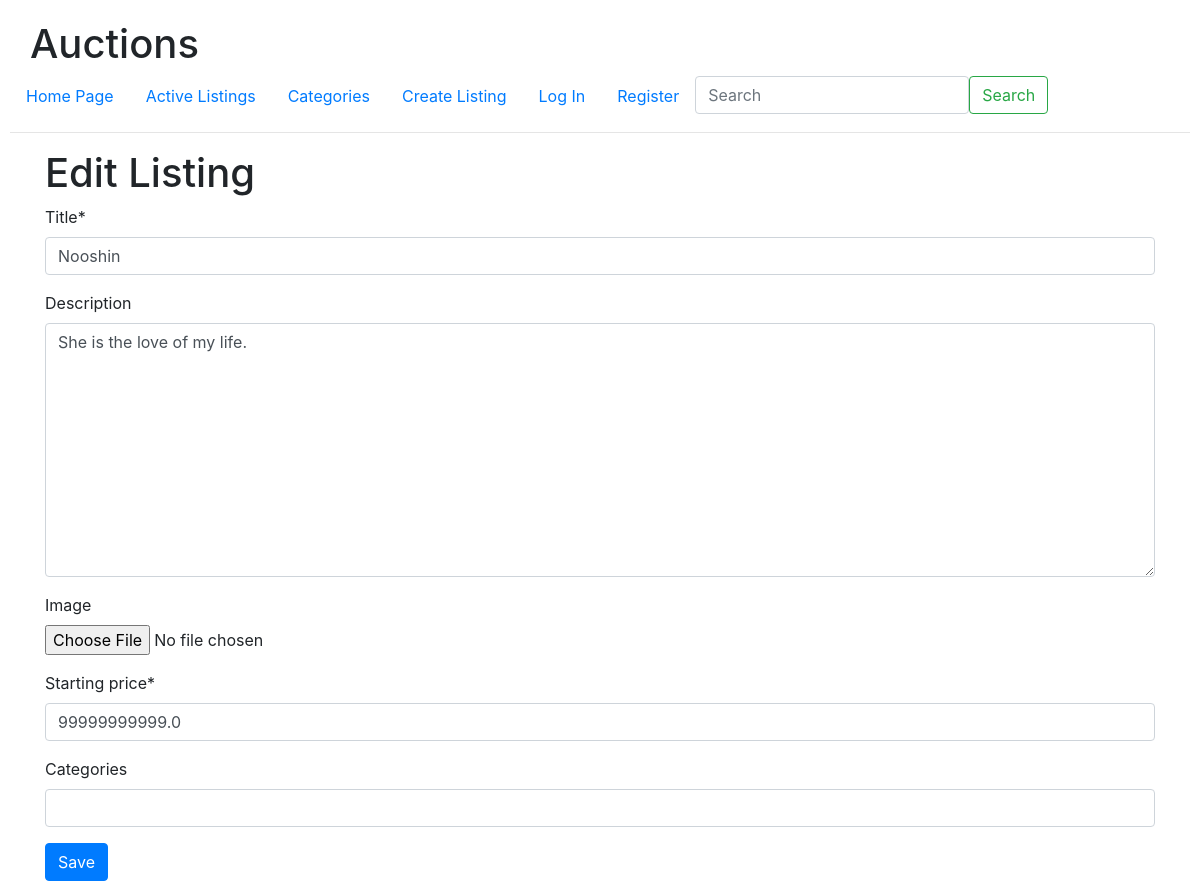
/auction/listings/18/edit/, run on an earlier commit of the app's database.
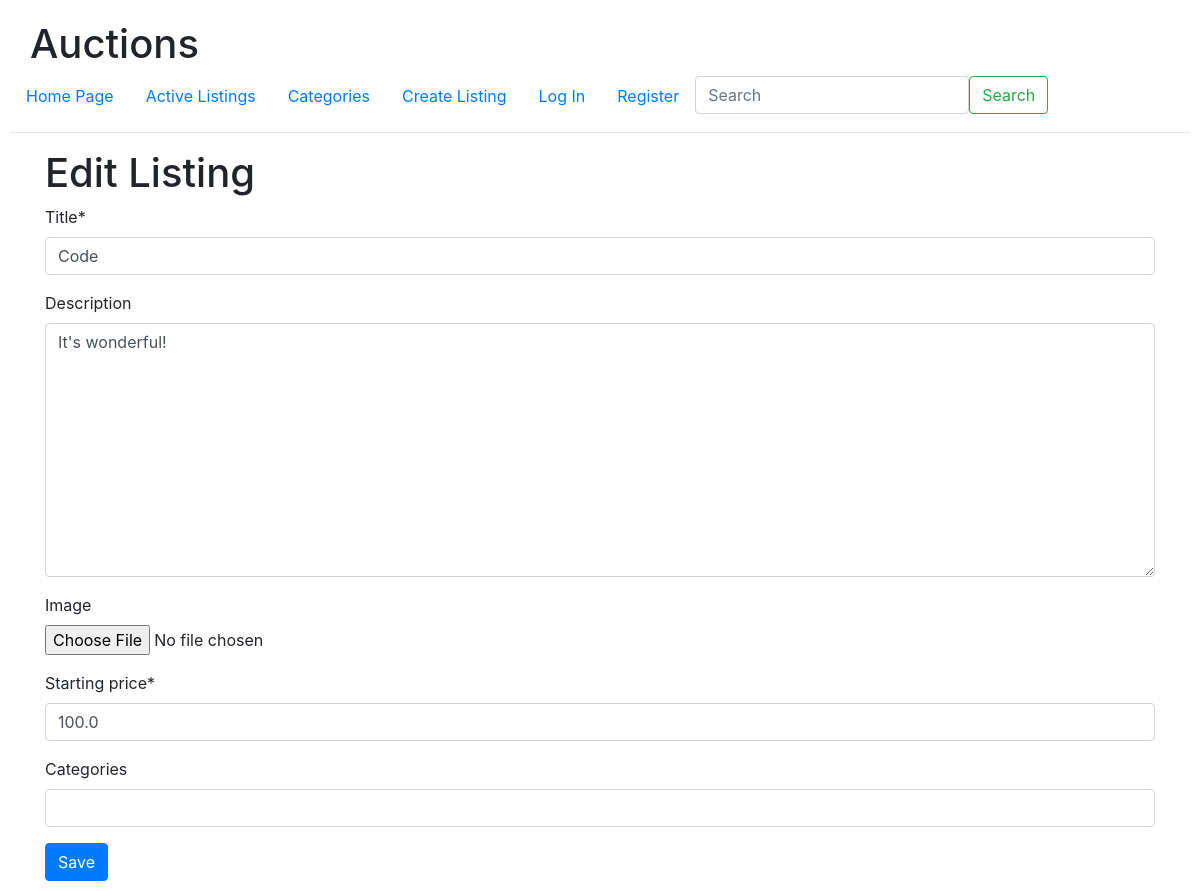
And on a later commit of the database.
### Auction/models.py (models this page shows)
class Listing(models.Model):
    title = models.CharField(max_length=20)
    description = models.TextField(blank=True, null=True)
    user = models.ForeignKey(User, related_name='listings', on_delete=models.CASCADE)
    watchers = models.ManyToManyField(User, related_name='watchlist', blank=True)
    category = models.ManyToManyField(Category, related_name='listings', blank=True)
    created_at = models.DateTimeField(auto_now_add=True)
    updated_at = models.DateTimeField(auto_now=True)
    starting_price = models.FloatField()
    image = models.ImageField(upload_to='uploads/', blank=True, null=True)

### Auction/views.py (the view, shortened to what this page needs)
# urls.py: path('listings/<int:id>/edit/', edit_listing_view, name='edit_listing'),
def edit_listing_view(request, id=None):
    try:
        listing = Listing.objects.get(id=id)
        categories = ' '.join([category.name for category in listing.category.all()])
        listing_context = {
            'title': listing.title,
            'description': listing.description,
            'starting_price': listing.starting_price,
            'image': listing.image,
            'categories': categories,
        }
        form = CreateListingForm(listing_context)
        context = {
            'form': form,
            'method': 'edit'
        }
    except:
        raise Http404
    return render(request, 'auction/create-edit.html', context=context)

### Auction/forms.py
class CreateListingForm(forms.ModelForm):
    class Meta:
        model = Listing
        fields = ['title', 'description', 'image', 'starting_price']
    categories = forms.CharField(max_length=150, required=False)

### templates/auction/create-edit.html (shortened to what this page needs)
{% extends 'layout.html' %}
{% block body %}
{% load crispy_forms_tags %}
<div class="container py">
    <h1>
        {% if method == 'create' %}
        Create Listing
        {% elif method == 'edit' %}
        Edit Listing
        {% endif %}
    </h1>
<form action="." method="post" enctype='multipart/form-data'>
    {{ form|crispy }}
    {% if method == 'create' %}
    <input class="btn btn-primary" type="submit" value="Create">
    {% elif method == 'edit' %}
    <input class="btn btn-primary" type="submit" value="Save">
    {% endif %}
</form>
</div>
{% endblock %}

What changed in the data, as far as the page shows it:
changed Listing: title "Nooshin" → "Code"; description "She is the love of my life." → "It's wonderful!"; starting_price "99999999999.0" → "100.0"
